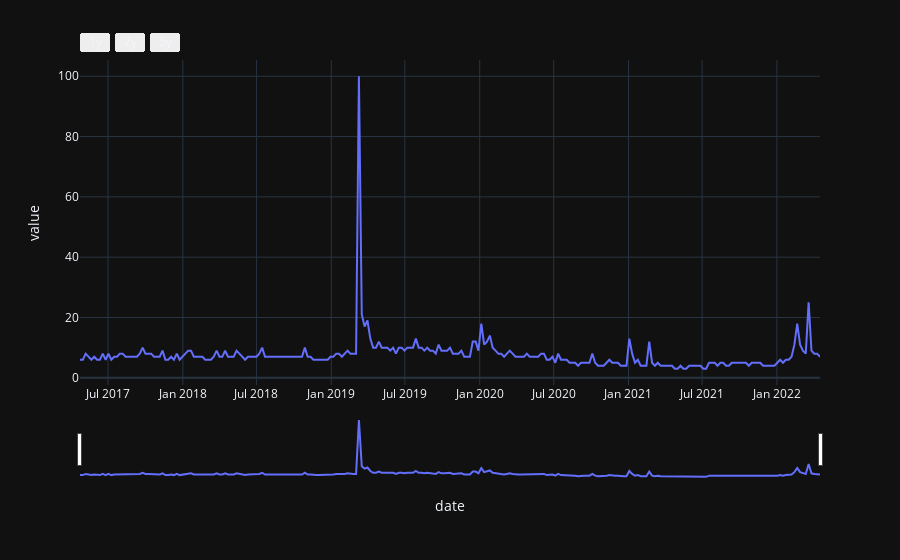

The notebook cell this image was saved under:
### Code cell
#express to plot entire data
fig = px.line(df, x='date', y='value', template = 'plotly_dark')
#slider
fig.update_xaxes(
    rangeslider_visible = True,
    rangeselector = dict(
        buttons = list([
              dict(count=1, label='1y', step="year", stepmode="backward"),
              dict(count=2, label='2y', step="year", stepmode="backward"),
              dict(count=2, label='5y', step="year", stepmode="backward")
        ])
    )
)
fig.show()

### Figure 1 — Plotly figure (JSON) as saved in the notebook; plotly's stock layout.template omitted (floating-point values rounded to 4 significant figures; data arrays with more than 128 entries replaced by an {"elided": "..."} marker saying what was removed)
{"data": [{"hovertemplate": "date=%{x}<br>value=%{y}<extra></extra>", "legendgroup": "", "line": {"color": "#636efa", "dash": "solid"}, "marker": {"symbol": "circle"}, "mode": "lines", "name": "", "orientation": "v", "showlegend": false, "type": "scatter", "x": {"elided": "261 str values"}, "xaxis": "x", "y": {"elided": "261 int values"}, "yaxis": "y"}], "layout": {"legend": {"tracegroupgap": 0}, "margin": {"t": 60}, "xaxis": {"anchor": "y", "domain": [0, 1], "rangeselector": {"buttons": [{"count": 1, "label": "1y", "step": "year", "stepmode": "backward"}, {"count": 2, "label": "2y", "step": "year", "stepmode": "backward"}, {"count": 2, "label": "5y", "step": "year", "stepmode": "backward"}]}, "rangeslider": {"visible": true}, "title": {"text": "date"}}, "yaxis": {"anchor": "x", "domain": [0, 1], "title": {"text": "value"}}}}
